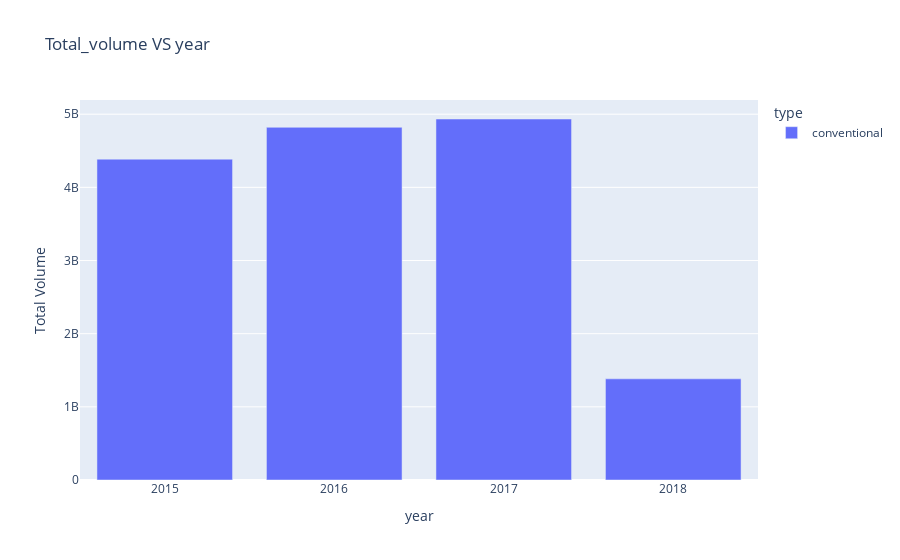

The cell this chart's notebook holds for it:
### Code cell
fig01=px.bar(df4,x='year',y='Total Volume',color='type',title='Total_volume VS year')
fig01.update_layout(
    xaxis = dict(
        tickmode = 'array',
        tickvals = [2015, 2016, 2017, 2018]
    )
)

### Figure 1 — Plotly figure (JSON) as saved in the notebook; plotly's stock layout.template omitted (floating-point values rounded to 4 significant figures)
{"data": [{"alignmentgroup": "True", "hovertemplate": "type=conventional<br>year=%{x}<br>Total Volume=%{y}<extra></extra>", "legendgroup": "conventional", "marker": {"color": "#636efa", "pattern": {"shape": ""}}, "name": "conventional", "offsetgroup": "conventional", "orientation": "v", "showlegend": true, "textposition": "auto", "type": "bar", "x": [2015, 2016, 2017, 2018], "xaxis": "x", "y": [4385000000.0, 4821000000.0, 4934000000.0, 1383000000.0], "yaxis": "y"}], "layout": {"autosize": true, "barmode": "relative", "legend": {"title": {"text": "type"}, "tracegroupgap": 0}, "title": {"text": "Total_volume VS year"}, "xaxis": {"anchor": "y", "autorange": true, "domain": [0, 1], "range": [2014.0, 2018.0], "tickmode": "array", "tickvals": [2015, 2016, 2017, 2018], "title": {"text": "year"}, "type": "linear"}, "yaxis": {"anchor": "x", "autorange": true, "domain": [0, 1], "range": [0, 5194000000.0], "title": {"text": "Total Volume"}, "type": "linear"}}}
